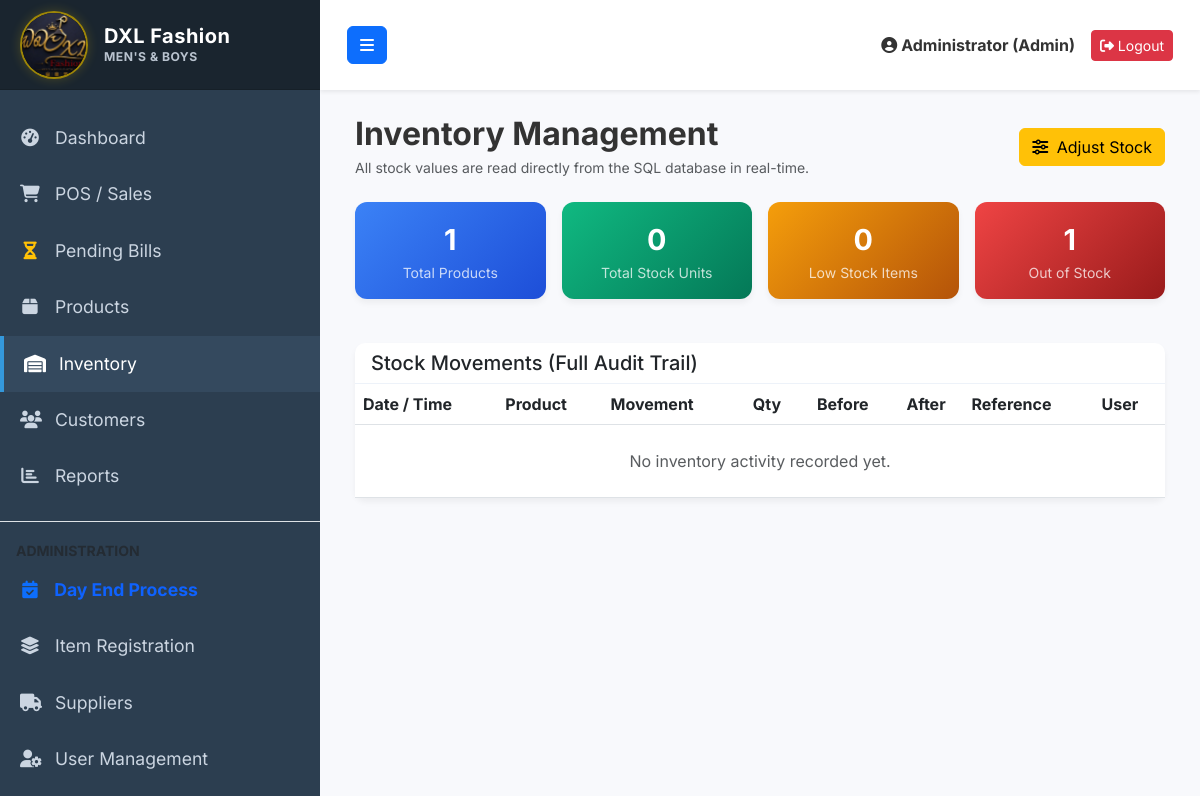
Page /inventory.php (signed in) on the earlier database version.
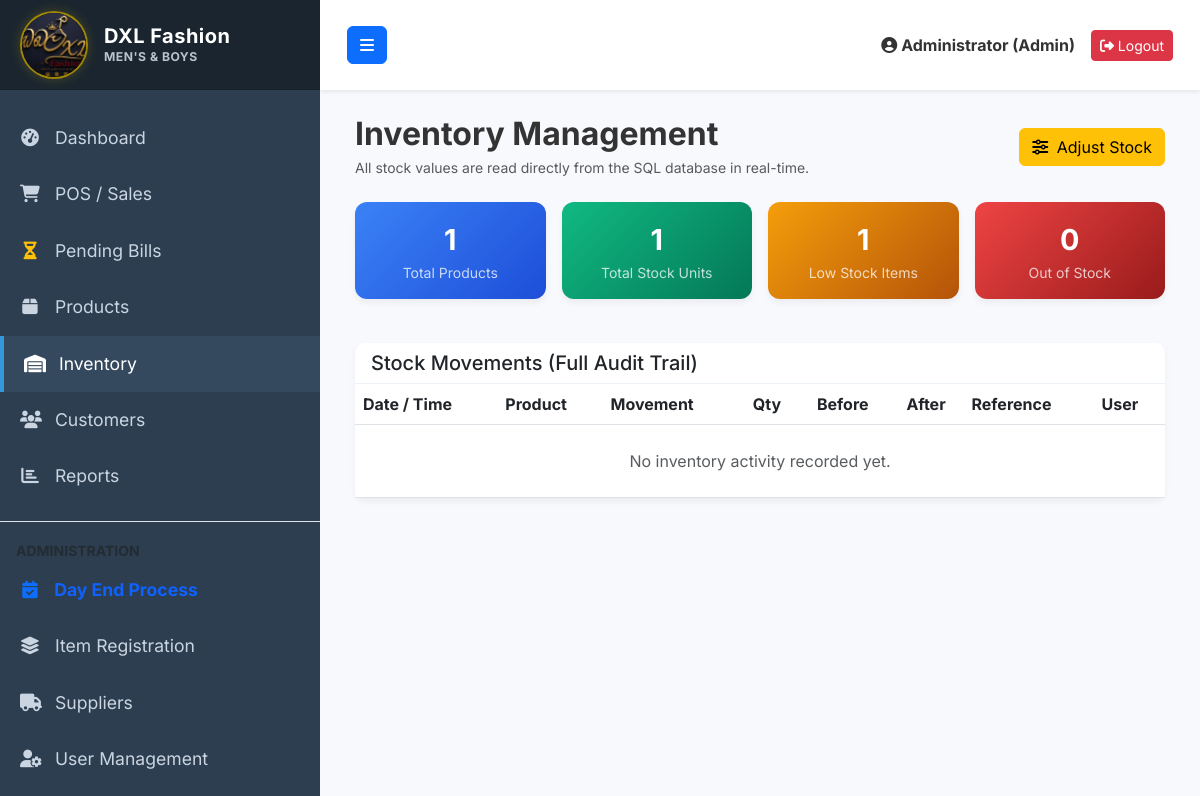
Same page on the later database version.
### tables this page shows
CREATE TABLE `products` (
  `id` int(11) NOT NULL AUTO_INCREMENT,
  `category_id` int(11) DEFAULT NULL,
  `brand_id` int(11) DEFAULT NULL,
  `product_name` varchar(255) NOT NULL,
  `barcode` varchar(100) DEFAULT NULL,
  `size` varchar(10) DEFAULT NULL,
  `gender` varchar(20) DEFAULT 'Unisex',
  `color` varchar(50) DEFAULT NULL,
  `purchase_price` decimal(10,2) NOT NULL DEFAULT 0.00,
  `selling_price` decimal(10,2) NOT NULL DEFAULT 0.00,
  `discount_percent` int(11) DEFAULT 0,
  `stock_quantity` int(11) NOT NULL DEFAULT 0,
  `is_featured` tinyint(1) DEFAULT 0,
  `reorder_level` int(11) NOT NULL DEFAULT 5,
  `image` varchar(255) DEFAULT 'default.png',
  `created_at` timestamp NOT NULL DEFAULT current_timestamp(),
  PRIMARY KEY (`id`),
  UNIQUE KEY `barcode` (`barcode`),
  KEY `category_id` (`category_id`),
  KEY `brand_id` (`brand_id`),
  CONSTRAINT `fk_prod_brand` FOREIGN KEY (`brand_id`) REFERENCES `brands` (`id`) ON DELETE SET NULL,
  CONSTRAINT `fk_prod_cat` FOREIGN KEY (`category_id`) REFERENCES `categories` (`id`) ON DELETE SET NULL
);

### inventory.php (the view, shortened to what this page needs)
<?php
require_once 'config/database.php';
require_once 'includes/header.php';
$sm_exists = (bool)$pdo->query("SELECT COUNT(*) FROM information_schema.TABLES WHERE TABLE_SCHEMA = DATABASE() AND TABLE_NAME = 'stock_movements'")->fetchColumn();
if ($sm_exists) {
    $logs = $pdo->query("
        SELECT
            sm.created_at   AS action_date,
            p.product_name,
            sm.movement_type AS action_type,
            sm.quantity,
            sm.previous_stock,
            sm.new_stock,
            sm.reference_no,
            sm.notes,
            u.full_name      AS user_name
        FROM stock_movements sm
        JOIN products p   ON sm.product_id = p.id
        LEFT JOIN users u ON sm.user_id    = u.id
        ORDER BY sm.id DESC
        LIMIT 200
    ")->fetchAll();
    $use_rich_log = true;
}
$products = $pdo->query("SELECT id, product_name, stock_quantity FROM products ORDER BY product_name")->fetchAll();
$total_products  = count($products);
$out_of_stock    = count(array_filter($products, fn($p) => (int)$p['stock_quantity'] === 0));
$low_stock_count = count($pdo->query("SELECT id FROM products WHERE stock_quantity > 0 AND stock_quantity <= reorder_level")->fetchAll());
$total_units     = array_sum(array_column($products, 'stock_quantity'));
?>
<div class="d-flex justify-content-between align-items-center mb-4">
    <div>
        <h2 class="fw-bold mb-1">Inventory Management</h2>
        <p class="text-muted mb-0 small">All stock values are read directly from the SQL database in real-time.</p>
    </div>
    <button class="btn btn-warning" data-bs-toggle="modal" data-bs-target="#adjustModal">
        <i class="fas fa-sliders-h me-1"></i> Adjust Stock
    </button>
</div>
<div class="row g-3 mb-4">
    <div class="col-md-3 col-sm-6">
        <div class="card text-center border-0" style="background: linear-gradient(135deg,#3b82f6,#1d4ed8); border-radius:12px;">
            <div class="card-body py-3">
                <div class="fw-bold text-white" style="font-size:1.8rem;"><?= number_format($total_products) ?></div>
                <div class="text-white opacity-75 small">Total Products</div>
            </div>
        </div>
    </div>
    <div class="col-md-3 col-sm-6">
        <div class="card text-center border-0" style="background: linear-gradient(135deg,#10b981,#047857); border-radius:12px;">
            <div class="card-body py-3">
                <div class="fw-bold text-white" style="font-size:1.8rem;"><?= number_format($total_units) ?></div>
                <div class="text-white opacity-75 small">Total Stock Units</div>
            </div>
        </div>
    </div>
    <div class="col-md-3 col-sm-6">
        <div class="card text-center border-0" style="background: linear-gradient(135deg,#f59e0b,#b45309); border-radius:12px;">
            <div class="card-body py-3">
                <div class="fw-bold text-white" style="font-size:1.8rem;"><?= number_format($low_stock_count) ?></div>
                <div class="text-white opacity-75 small">Low Stock Items</div>
            </div>
        </div>
    </div>
    <div class="col-md-3 col-sm-6">
        <div class="card text-center border-0" style="background: linear-gradient(135deg,#ef4444,#991b1b); border-radius:12px;">
            <div class="card-body py-3">
                <div class="fw-bold text-white" style="font-size:1.8rem;"><?= number_format($out_of_stock) ?></div>
                <div class="text-white opacity-75 small">Out of Stock</div>
            </div>
        </div>
    </div>
</div>
<div class="card">
    <div class="card-header d-flex justify-content-between align-items-center">
        <h5 class="mb-0">
            <?= $use_rich_log ? 'Stock Movements (Full Audit Trail)' : 'Inventory Activity Log' ?>
        </h5>
    </div>
    <div class="card-body p-0">
        <div class="table-responsive">
            <table class="table table-hover align-middle m-0">
                <thead>
                    <tr>
                        <th>Date / Time</th>
                        <th>Product</th>
                        <th>Movement</th>
                        <th class="text-center">Qty</th>
                        <?php if ($use_rich_log): ?>
                        <th class="text-center">Before</th>
                        <th class="text-center">After</th>
                        <th>Reference</th>
                        <?php endif; ?>
                        <th>User</th>
                    </tr>
                </thead>
                <tbody>
                    <?php if (empty($logs)): ?>
                    <tr><td colspan="<?= $use_rich_log ? '8' : '5' ?>" class="text-center text-muted py-4">No inventory activity recorded yet.</td></tr>
                    <?php endif; ?>
                </tbody>
            </table>
        </div>
    </div>
</div>
<?php require_once 'includes/footer.php'; ?>

Differences in the rows shown:
changed products: stock_quantity "1" → "0"
Other differences:
$total_units: "0" → "1"
$low_stock_count: "0" → "1"
